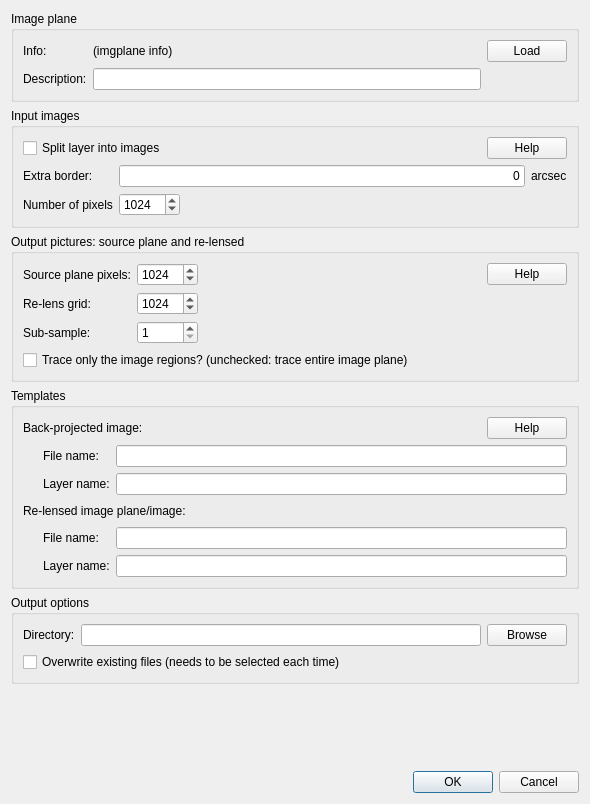
<?xml version="1.0" encoding="UTF-8"?>
<ui version="4.0">
 <class>BackprojRetraceDialog</class>
 <widget class="QDialog" name="BackprojRetraceDialog">
  <property name="geometry">
   <rect>
    <x>0</x>
    <y>0</y>
    <width>590</width>
    <height>804</height>
   </rect>
  </property>
  <property name="windowTitle">
   <string>Back-project/retrace options</string>
  </property>
  <layout class="QVBoxLayout" name="verticalLayout_2">
   <item>
    <widget class="QGroupBox" name="groupBox">
     <property name="title">
      <string>Image plane</string>
     </property>
     <layout class="QGridLayout" name="gridLayout_2">
      <item row="0" column="0">
       <layout class="QGridLayout" name="gridLayout">
        <item row="0" column="0">
         <widget class="QLabel" name="label">
          <property name="text">
           <string>Info:</string>
          </property>
         </widget>
        </item>
        <item row="0" column="1">
         <widget class="QLabel" name="m_imgPlaneInfo">
          <property name="text">
           <string>(imgplane info)</string>
          </property>
         </widget>
        </item>
        <item row="0" column="2">
         <widget class="QPushButton" name="m_loadPlaneButton">
          <property name="text">
           <string>Load</string>
          </property>
         </widget>
        </item>
        <item row="1" column="0">
         <widget class="QLabel" name="label_2">
          <property name="text">
           <string>Description:</string>
          </property>
         </widget>
        </item>
        <item row="1" column="1">
         <widget class="QLineEdit" name="m_imgPlaneDesc"/>
        </item>
       </layout>
      </item>
     </layout>
    </widget>
   </item>
   <item>
    <widget class="QGroupBox" name="groupBox_2">
     <property name="title">
      <string>Input images</string>
     </property>
     <layout class="QGridLayout" name="gridLayout_4">
      <item row="0" column="0">
       <layout class="QHBoxLayout" name="horizontalLayout_2">
        <item>
         <widget class="QCheckBox" name="m_splitCheckBox">
          <property name="text">
           <string>Split layer into images</string>
          </property>
         </widget>
        </item>
        <item>
         <spacer name="horizontalSpacer_2">
          <property name="orientation">
           <enum>Qt::Horizontal</enum>
          </property>
          <property name="sizeHint" stdset="0">
           <size>
            <width>40</width>
            <height>20</height>
           </size>
          </property>
         </spacer>
        </item>
        <item>
         <widget class="QPushButton" name="m_inputHelpButton">
          <property name="text">
           <string>Help</string>
          </property>
         </widget>
        </item>
       </layout>
      </item>
      <item row="1" column="0">
       <layout class="QGridLayout" name="gridLayout_3">
        <item row="0" column="0">
         <widget class="QLabel" name="label_4">
          <property name="text">
           <string>Extra border:</string>
          </property>
         </widget>
        </item>
        <item row="0" column="1">
         <layout class="QHBoxLayout" name="horizontalLayout">
          <item>
           <widget class="DoubleLineEdit" name="m_extraBorderEdit">
            <property name="text">
             <string>0</string>
            </property>
            <property name="alignment">
             <set>Qt::AlignRight|Qt::AlignTrailing|Qt::AlignVCenter</set>
            </property>
           </widget>
          </item>
          <item>
           <widget class="QLabel" name="label_5">
            <property name="text">
             <string>arcsec</string>
            </property>
           </widget>
          </item>
         </layout>
        </item>
        <item row="1" column="0">
         <widget class="QLabel" name="label_6">
          <property name="text">
           <string>Number of pixels</string>
          </property>
         </widget>
        </item>
        <item row="1" column="1">
         <layout class="QHBoxLayout" name="horizontalLayout_3">
          <item>
           <widget class="QSpinBox" name="m_imgPixels">
            <property name="minimum">
             <number>16</number>
            </property>
            <property name="maximum">
             <number>65535</number>
            </property>
            <property name="value">
             <number>1024</number>
            </property>
           </widget>
          </item>
          <item>
           <spacer name="horizontalSpacer_3">
            <property name="orientation">
             <enum>Qt::Horizontal</enum>
            </property>
            <property name="sizeHint" stdset="0">
             <size>
              <width>40</width>
              <height>20</height>
             </size>
            </property>
           </spacer>
          </item>
         </layout>
        </item>
       </layout>
      </item>
     </layout>
    </widget>
   </item>
   <item>
    <widget class="QGroupBox" name="groupBox_3">
     <property name="title">
      <string>Output pictures: source plane and re-lensed</string>
     </property>
     <layout class="QGridLayout" name="gridLayout_6">
      <item row="0" column="0">
       <layout class="QGridLayout" name="gridLayout_5">
        <item row="0" column="0">
         <widget class="QLabel" name="label_7">
          <property name="text">
           <string>Source plane pixels:</string>
          </property>
         </widget>
        </item>
        <item row="0" column="1">
         <widget class="QSpinBox" name="m_bpPixels">
          <property name="minimum">
           <number>16</number>
          </property>
          <property name="maximum">
           <number>65535</number>
          </property>
          <property name="value">
           <number>1024</number>
          </property>
         </widget>
        </item>
        <item row="0" column="2">
         <layout class="QHBoxLayout" name="horizontalLayout_4">
          <item>
           <spacer name="horizontalSpacer_4">
            <property name="orientation">
             <enum>Qt::Horizontal</enum>
            </property>
            <property name="sizeHint" stdset="0">
             <size>
              <width>40</width>
              <height>20</height>
             </size>
            </property>
           </spacer>
          </item>
          <item>
           <widget class="QPushButton" name="m_outPicHelpButton">
            <property name="text">
             <string>Help</string>
            </property>
           </widget>
          </item>
         </layout>
        </item>
        <item row="1" column="0">
         <widget class="QLabel" name="label_8">
          <property name="text">
           <string>Re-lens grid: </string>
          </property>
         </widget>
        </item>
        <item row="1" column="1">
         <widget class="QSpinBox" name="m_relensPixels">
          <property name="minimum">
           <number>16</number>
          </property>
          <property name="maximum">
           <number>65535</number>
          </property>
          <property name="value">
           <number>1024</number>
          </property>
         </widget>
        </item>
        <item row="2" column="0">
         <widget class="QLabel" name="label_9">
          <property name="text">
           <string>Sub-sample:</string>
          </property>
         </widget>
        </item>
        <item row="2" column="1">
         <widget class="QSpinBox" name="m_resample">
          <property name="minimum">
           <number>1</number>
          </property>
          <property name="maximum">
           <number>31</number>
          </property>
          <property name="value">
           <number>1</number>
          </property>
         </widget>
        </item>
       </layout>
      </item>
      <item row="1" column="0">
       <widget class="QCheckBox" name="m_traceOnlyImages">
        <property name="text">
         <string>Trace only the image regions? (unchecked: trace entire image plane)</string>
        </property>
       </widget>
      </item>
     </layout>
    </widget>
   </item>
   <item>
    <widget class="QGroupBox" name="groupBox_4">
     <property name="title">
      <string>Templates</string>
     </property>
     <layout class="QGridLayout" name="gridLayout_9">
      <item row="0" column="0">
       <layout class="QVBoxLayout" name="verticalLayout">
        <item>
         <layout class="QHBoxLayout" name="horizontalLayout_5">
          <item>
           <widget class="QLabel" name="label_12">
            <property name="text">
             <string>Back-projected image:</string>
            </property>
           </widget>
          </item>
          <item>
           <spacer name="horizontalSpacer_5">
            <property name="orientation">
             <enum>Qt::Horizontal</enum>
            </property>
            <property name="sizeHint" stdset="0">
             <size>
              <width>40</width>
              <height>20</height>
             </size>
            </property>
           </spacer>
          </item>
          <item>
           <widget class="QPushButton" name="m_templateHelpButton">
            <property name="text">
             <string>Help</string>
            </property>
           </widget>
          </item>
         </layout>
        </item>
        <item>
         <layout class="QHBoxLayout" name="horizontalLayout_8">
          <item>
           <spacer name="horizontalSpacer_7">
            <property name="orientation">
             <enum>Qt::Horizontal</enum>
            </property>
            <property name="sizeType">
             <enum>QSizePolicy::Fixed</enum>
            </property>
            <property name="sizeHint" stdset="0">
             <size>
              <width>20</width>
              <height>20</height>
             </size>
            </property>
           </spacer>
          </item>
          <item>
           <layout class="QGridLayout" name="gridLayout_7">
            <item row="0" column="0">
             <widget class="QLabel" name="label_10">
              <property name="text">
               <string>File name:</string>
              </property>
             </widget>
            </item>
            <item row="0" column="1">
             <widget class="QLineEdit" name="m_bpFileTemplate"/>
            </item>
            <item row="1" column="0">
             <widget class="QLabel" name="label_11">
              <property name="text">
               <string>Layer name:</string>
              </property>
             </widget>
            </item>
            <item row="1" column="1">
             <widget class="QLineEdit" name="m_bpLayerTemplate"/>
            </item>
           </layout>
          </item>
         </layout>
        </item>
        <item>
         <layout class="QHBoxLayout" name="horizontalLayout_6">
          <item>
           <widget class="QLabel" name="label_13">
            <property name="text">
             <string>Re-lensed image plane/image:</string>
            </property>
           </widget>
          </item>
          <item>
           <spacer name="horizontalSpacer_6">
            <property name="orientation">
             <enum>Qt::Horizontal</enum>
            </property>
            <property name="sizeHint" stdset="0">
             <size>
              <width>40</width>
              <height>20</height>
             </size>
            </property>
           </spacer>
          </item>
         </layout>
        </item>
        <item>
         <layout class="QHBoxLayout" name="horizontalLayout_7">
          <item>
           <spacer name="horizontalSpacer_8">
            <property name="orientation">
             <enum>Qt::Horizontal</enum>
            </property>
            <property name="sizeType">
             <enum>QSizePolicy::Fixed</enum>
            </property>
            <property name="sizeHint" stdset="0">
             <size>
              <width>20</width>
              <height>20</height>
             </size>
            </property>
           </spacer>
          </item>
          <item>
           <layout class="QGridLayout" name="gridLayout_8">
            <item row="0" column="0">
             <widget class="QLabel" name="label_15">
              <property name="text">
               <string>File name:</string>
              </property>
             </widget>
            </item>
            <item row="0" column="1">
             <widget class="QLineEdit" name="m_relensFileTemplate"/>
            </item>
            <item row="1" column="0">
             <widget class="QLabel" name="label_14">
              <property name="text">
               <string>Layer name:</string>
              </property>
             </widget>
            </item>
            <item row="1" column="1">
             <widget class="QLineEdit" name="m_relensLayerTemplate"/>
            </item>
           </layout>
          </item>
         </layout>
        </item>
       </layout>
      </item>
     </layout>
    </widget>
   </item>
   <item>
    <widget class="QGroupBox" name="groupBox_5">
     <property name="title">
      <string>Output options</string>
     </property>
     <layout class="QGridLayout" name="gridLayout_10">
      <item row="0" column="0">
       <layout class="QHBoxLayout" name="horizontalLayout_9">
        <item>
         <widget class="QLabel" name="label_16">
          <property name="text">
           <string>Directory:</string>
          </property>
         </widget>
        </item>
        <item>
         <widget class="QLineEdit" name="m_outputDirectory"/>
        </item>
        <item>
         <widget class="QPushButton" name="m_browseButton">
          <property name="text">
           <string>Browse</string>
          </property>
         </widget>
        </item>
       </layout>
      </item>
      <item row="1" column="0">
       <widget class="QCheckBox" name="m_overwriteCheckBox">
        <property name="text">
         <string>Overwrite existing files (needs to be selected each time)</string>
        </property>
       </widget>
      </item>
     </layout>
    </widget>
   </item>
   <item>
    <spacer name="verticalSpacer">
     <property name="orientation">
      <enum>Qt::Vertical</enum>
     </property>
     <property name="sizeHint" stdset="0">
      <size>
       <width>20</width>
       <height>22</height>
      </size>
     </property>
    </spacer>
   </item>
   <item>
    <layout class="QHBoxLayout" name="horizontalLayout_10">
     <item>
      <spacer name="horizontalSpacer_9">
       <property name="orientation">
        <enum>Qt::Horizontal</enum>
       </property>
       <property name="sizeHint" stdset="0">
        <size>
         <width>40</width>
         <height>20</height>
        </size>
       </property>
      </spacer>
     </item>
     <item>
      <widget class="QDialogButtonBox" name="buttonBox">
       <property name="orientation">
        <enum>Qt::Horizontal</enum>
       </property>
       <property name="standardButtons">
        <set>QDialogButtonBox::Cancel|QDialogButtonBox::Ok</set>
       </property>
      </widget>
     </item>
    </layout>
   </item>
  </layout>
 </widget>
 <customwidgets>
  <customwidget>
   <class>DoubleLineEdit</class>
   <extends>QLineEdit</extends>
   <header>doublelineedit.h</header>
  </customwidget>
 </customwidgets>
 <resources/>
 <connections>
  <connection>
   <sender>buttonBox</sender>
   <signal>accepted()</signal>
   <receiver>BackprojRetraceDialog</receiver>
   <slot>accept()</slot>
   <hints>
    <hint type="sourcelabel">
     <x>248</x>
     <y>254</y>
    </hint>
    <hint type="destinationlabel">
     <x>157</x>
     <y>274</y>
    </hint>
   </hints>
  </connection>
  <connection>
   <sender>buttonBox</sender>
   <signal>rejected()</signal>
   <receiver>BackprojRetraceDialog</receiver>
   <slot>reject()</slot>
   <hints>
    <hint type="sourcelabel">
     <x>316</x>
     <y>260</y>
    </hint>
    <hint type="destinationlabel">
     <x>286</x>
     <y>274</y>
    </hint>
   </hints>
  </connection>
 </connections>
</ui>
